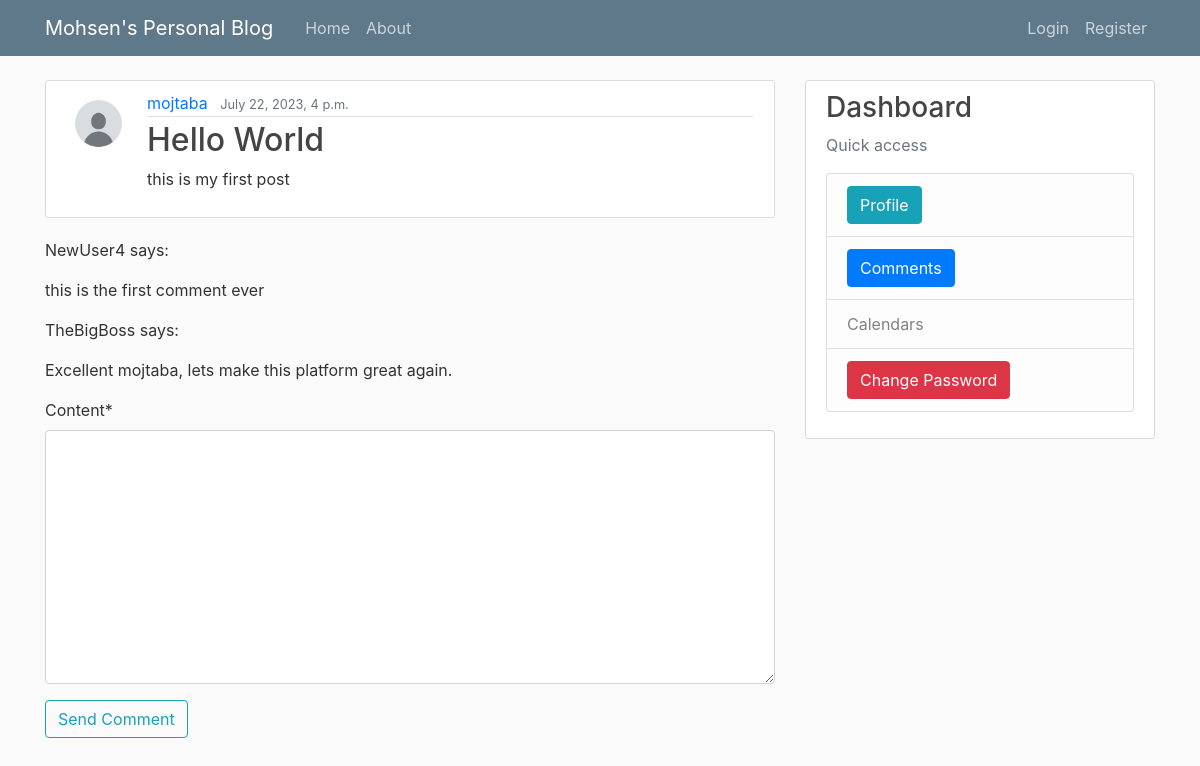
The page /post/42/ on the database as committed earlier.
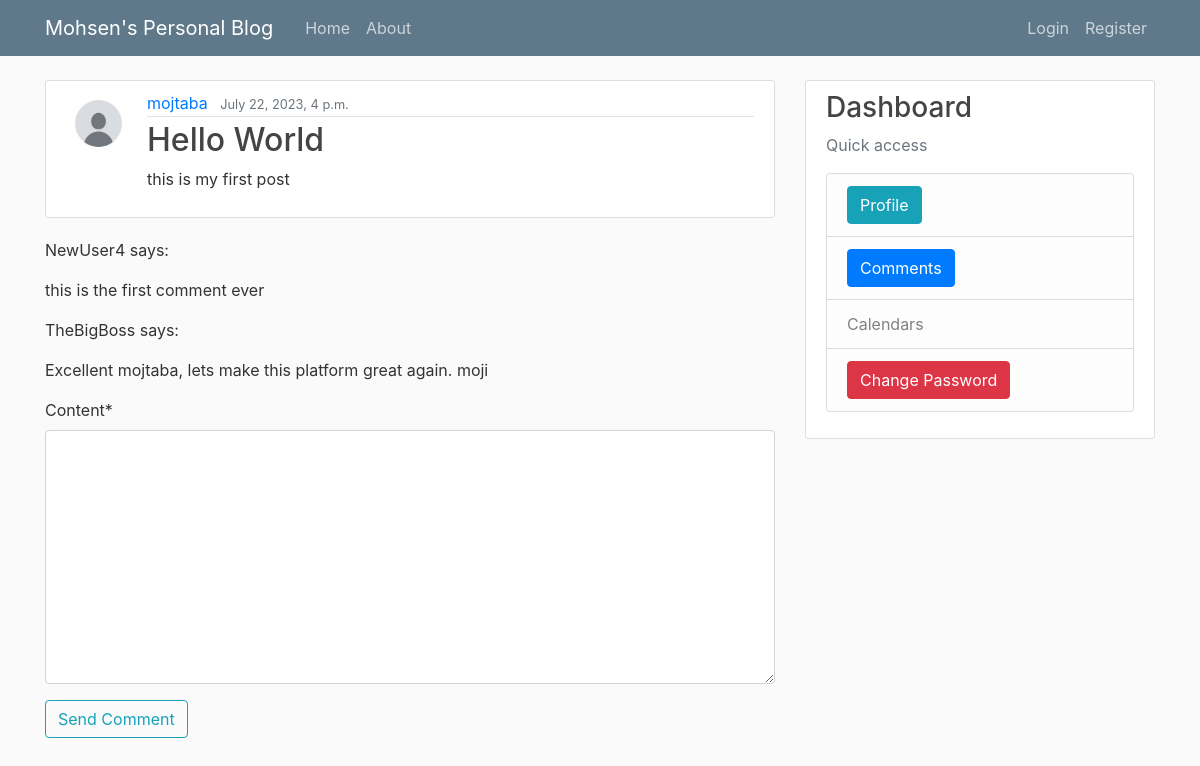
The same page on the database as committed later.
### blog/models.py (models this page shows, shortened)
class Post(models.Model):
    title = models.CharField(max_length= 100)
    content = models.TextField()
    date_posted = models.DateTimeField(default= timezone.now)
    author = models.ForeignKey(User, on_delete= models.CASCADE)

class Comment(models.Model):
    post = models.ForeignKey(Post, on_delete=models.CASCADE, related_name='comments')
    author = models.ForeignKey(User, on_delete=models.CASCADE,)
    content = models.TextField(null=False, max_length=250)
    created_at = models.DateTimeField(auto_now_add=True)

### users/models.py (models this page shows, shortened)
class profile(models.Model):
    user = models.OneToOneField(User, on_delete=models.CASCADE)
    image = models.ImageField(default='default.jpeg', upload_to='profile_pics')

### blog/views.py (the view)
# urls.py: path('post/<int:pk>/', PostDetailView.as_view(), name='post-detail'),
class PostDetailView(DetailView):
    model = Post
    template_name = 'blog/post_detail.html'
    context_object_name = 'post'
    def get_context_data(self, **kwargs):
        context = super().get_context_data(**kwargs)
        context['comment_form'] = CommentForm()  # Add the CommentForm to the context
        return context
    def post(self, request, *args, **kwargs):
        post = self.get_object()
        comment_form = CommentForm(request.POST)
        if comment_form.is_valid():
            comment = comment_form.save(commit=False)
            comment.author = request.user
            comment.post = post
            comment.save()
            messages.info(self.request,'comment successfully sent')
            return redirect(post.get_absolute_url())
        else:
            context = self.get_context_data(**kwargs)
            context['comment_form'] = comment_form
            return self.render_to_response(context)

### blog/forms.py
class CommentForm(forms.ModelForm):
    class Meta:
        model = Comment
        fields = ['content']

### blog/templates/blog/post_detail.html (shortened to what this page needs)
{% extends 'blog/base.html' %}
{% load crispy_forms_tags %}
{% block content%}
    <article class="media content-section">
        <img class="rounded-circle article-img" src="{{ object.author.profile.image.url }}">
        <div class="media-body">
            <div class="article-metadata">
                <a class="mr-2" href="{% url 'user-posts' object.author.username %}">{{ object.author }}</a>
                <small class="text-muted">{{ object.date_posted }}</small>
            </div>
            <h2 class="article-title">{{ object.title }}</h2>
            <p class="article-content">{{ object.content }}</p>
        </div>
    </article>
    <div>
        {% for comment in object.comments.all %}
            <div>
                <p>{{ comment.author.username }} says:</p>
                <p>{{ comment.content }}</p>
            </div>
        {% endfor %}
        <form method="POST">
            {{ comment_form|crispy }}
            <button type="submit" class="btn btn-outline-info">Send Comment</button>
        </form>
    </div>
{% endblock content%}

### blog/templates/blog/base.html (shortened to what this page needs)
{% load static %}
<!DOCTYPE html>
<html lang="en">
<head>
    <link rel="stylesheet" href="https://cdn.jsdelivr.net/npm/bootstrap@4.0.0/dist/css/bootstrap.min.css">
    <link rel="stylesheet" type="text/css" href="{% static 'blog/main.css' %}">
</head>
<body>
    <header class="site-header">
        <nav class="navbar navbar-expand-md navbar-dark bg-steel fixed-top">
          <div class="container">
            <a class="navbar-brand mr-4" href="{% url 'blog-home' %}">Mohsen's Personal Blog</a>
            <div class="collapse navbar-collapse" id="navbarToggle">
              <div class="navbar-nav mr-auto">
                <a class="nav-item nav-link" href="{% url 'blog-home' %}">Home</a>
                <a class="nav-item nav-link" href="{% url 'blog-about' %}">About</a>
              </div>
              <div class="navbar-nav">
                {% if user.is_authenticated %}
                <a class="btn btn-secondary" href="{% url 'post-create' %}">Post</a>
                <a class="btn btn-outline-info " href="{% url 'profile' %}">Account</a>
                <a class="btn btn-outline-danger" href="{% url 'logout' %}">Logout</a>
                {% else %}
                  <a class="nav-item nav-link" href="{% url 'login' %}">Login</a>
                  <a class="nav-item nav-link" href="{% url 'register' %}">Register</a>
                {% endif %}
              </div>
            </div>
          </div>
        </nav>
    </header>
    <main role="main" class="container">
        <div class="row">
          <div class="col-md-8">
            {% block content %}{% endblock %}
          </div>
          <div class="col-md-4">
            <div class="content-section">
              <h3>Dashboard</h3>
              <p class='text-muted'> Quick access
                <ul class="list-group">
                  <li class="list-group-item list-group-item-light"><a class="btn btn-info " href="{% url 'logged-in-user-posts' %}">Profile</a></li>
                  <li class="list-group-item list-group-item-light"><a class="btn btn-primary" href="{% url 'user-comments' %}">Comments</a></li>
                  <li class="list-group-item list-group-item-light">Calendars</li>
                  <li class="list-group-item list-group-item-light"><a class="btn btn-danger" href="{% url 'password_change' %}">Change Password</a></li>
                </ul>
              </p>
            </div>
          </div>
        </div>
      </main>
</body>
</html>

### blog/static/blog/main.css (style rules this page uses)
body { background: #fafafa; color: #333333; margin-top: 5rem; }
h1, h2, h3, h4, h5, h6 { color: #444444; }
ul { margin: 0; }
.bg-steel { background-color: #5f788a; }
.site-header .navbar-nav .nav-link { color: #cbd5db; }
.content-section { background: #ffffff; padding: 10px 20px; border: 1px solid #dddddd; border-radius: 3px; margin-bottom: 20px; }
.article-title { color: #444444; }
.article-content { white-space: pre-line; }
.article-img { height: 65px; width: 65px; margin-right: 16px; }
.article-metadata { padding-bottom: 1px; margin-bottom: 4px; border-bottom: 1px solid #e3e3e3 }

Rows that differ between the two databases and show on the page:
changed Comment "TheBigBoss": content "Excellent mojtaba, lets make this platform great again." → "Excellent mojtaba, lets make this platform great again. moji"
